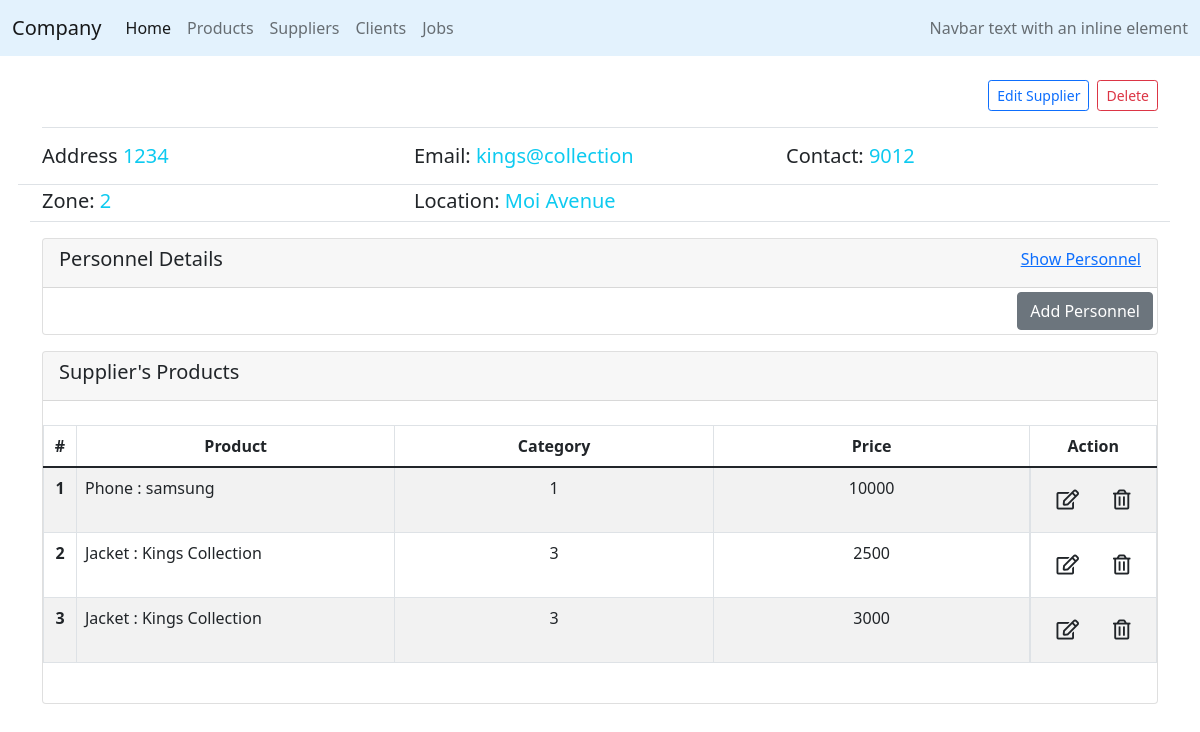
The page /company/suppliers/8 on the database its author committed.
### company/models.py (models this page shows, shortened)
class Company(PolymorphicModel):
    id = models.BigAutoField(primary_key=True)
    nameC = models.CharField(max_length=64)
    address = models.IntegerField()
    email = models.CharField(max_length=64, default=0)
    contact = models.IntegerField()

class Supplier(Company):
    zone = models.IntegerField()
    location = models.CharField(max_length=64)

class Price(models.Model):
    id = models.BigAutoField(primary_key=True)
    price = models.IntegerField()
    product = models.ForeignKey(Product, related_name="productPrice",on_delete=models.CASCADE, blank=True, null=True)
    supplier = models.ForeignKey(Supplier,related_name="products", on_delete=models.CASCADE, blank=True, null=True)

class Product(models.Model):
    id = models.BigAutoField(primary_key=True)
    category = models.IntegerField()
    nameP = models.CharField(max_length=64)
    brand = models.CharField(max_length=64)
    size = models.IntegerField()
    weight = models.IntegerField()
    description = models.TextField()

### company/views.py (the view)
# urls.py: path('suppliers/<int:id>', views.supplierDetail, name='supplierDetail'),
def supplierDetail(request, id):
    supplier = Supplier.objects.get(pk=id)
    personnel = supplier.personnel.all()
    zones = ["Zone 1: CBD", "Zone 2: Down Town", "Zone 3: Industrial Area"]
    products = Price.objects.all()
    if request.method == "PUT":
        data = json.loads(request.body)
        ES = data.get("updateCompany")
        supplier.nameC = ES["nameC"]
        supplier.address = ES["address"]
        supplier.email = ES["email"]
        supplier.contact = ES["contact"]
        supplier.zone = ES["zone"]
        supplier.location = ES["location"]
        supplier.save()
        response_data = {
            "message": "Supplier Edited."
        }
        return JsonResponse(response_data, status=201)
    elif request.method == "DELETE":
        supplier.delete()
        response_data = {
            "message": "Supplier Deleted."
        }
        return JsonResponse(response_data, status=201)
    else:
        context = {
            "supplier": supplier,
            "personnel": personnel,
            "zones": zones,
            "products": products
        }
        return render(request, "company/supplierDetails.html", context)

### company/templates/company/supplierDetails.html (shortened to what this page needs)
{% extends "company/layout.html" %}
{% block body %}
<div class="container">
    <div class="d-flex justify-content-between border-bottom mt-4 pb-3">
        <div class="d-flex align-items-center justify-content-between">
            <button class="btn btn-outline-primary btn-sm mx-2" id="editsupplier">Edit Supplier</button>
            <button class="btn btn-outline-danger btn-sm" id="deletesupplier">Delete</button>
        </div>
    </div>
    <div id="supplierDetails" class="row mt-3 border-bottom">
        <div class="border-bottom col-12 row pb-2">
            <h5 class="col-md-4">
                Address
                <span class="text-info sAddress">{{supplier.address}}</span>
            </h5>
            <h5 class="col-md-4">
                Email:
                <span class="text-info sEmail">{{supplier.email}}</span>
            </h5>
            <h5 class="col-md-4">
                Contact:
                <span class="text-info sContact">{{supplier.contact}}</span>
        </div>
        <div class="col-12 pt-1 row">
            <h5 class="col-md-4">
                Zone:
                <span class="text-info sZone">{{supplier.zone}}</span>
            </h5>
            <h5 class="col-md-6">
                Location:
                <span class="text-info sLocation">{{supplier.location}}</span>
            </h5>
        </div>
    </div>
    <div class="card mt-3" id="personnelSection">
        <div class="card-header d-flex justify-content-between">
            <h5>Personnel Details</h5>
            <a class="showPersonnel">Show Personnel</a>
        </div>
        <div class="d-flex flex-row-reverse m-1">
            <button class="btn btn-secondary" id="addPerson">Add Personnel</button>
        </div>
    </div>
    <div class="card mt-3" id="productSection">
        <div class="card-header">
            <h5>Supplier's Products</h5>
        </div>
        <div class="table-responsive my-4" id="products">
            <table class="table table-striped table-bordered table-hover">
                <thead>
                  <tr>
                    <th scope="col" style="width:3%" class="text-center">#</th>
                    <th scope="col" style="width:30%" class="text-center">Product</th>
                    <th scope="col" style="width:30%" class="text-center">Category</th>
                    <th scope="col" style="width:30%" class="text-center">Price</th>
                    <th scope="col" style="width:30%" class="text-center">Action</th>
                  </tr>
                </thead>
                <tbody id="productsTable">
                    {% for product in products %}
                        <tr id="{{product.id}}">
                            <th scope="row" class="rowCounter text-center"></th>
                            <td id="nameP" class="" >{{product.product.nameP}} : {{product.product.brand}}</td>
                            <td id="category" class="text-center">{{product.product.category}}</td>
                            <td id="price" class="text-center">{{product.price}}</td>
                            <td class="d-flex justify-content-center">
                                <button id="editPriceButton" class="pr-1 btn btn-lg text-dark" >
                                    <i class="far fa-edit"></i>
                                </button>
                                <button id="deleteProductButton" class="pl-0 btn btn-lg text-dark">
                                    <i class="far fa-trash-alt"></i>
                                </button>
                            </td>
                        </tr>
                    {% endfor %}
                </tbody>
            </table>
        </div>
    </div>
</div>
{%endblock%}
{% load static %}

### company/static/company/styles.css (style rules this page uses)
table { counter-reset: rowCount; }
.rowCounter::before { counter-increment: rowCount; content: counter(rowCount); }
.showPersonnel, .hidePersonnel { cursor: pointer; }
a { cursor: pointer; }

### rows shown on the page
Company: address "1234", email "kings@collection", contact "9012"
Supplier: zone "2", location "Moi Avenue"
Price: product.nameP "Phone", product.brand "samsung", product.category "1", price "10000"
Price: product.nameP "Jacket", product.brand "Kings Collection", product.category "3", price "2500"
Price: product.nameP "Jacket", product.brand "Kings Collection", product.category "3", price "3000"
